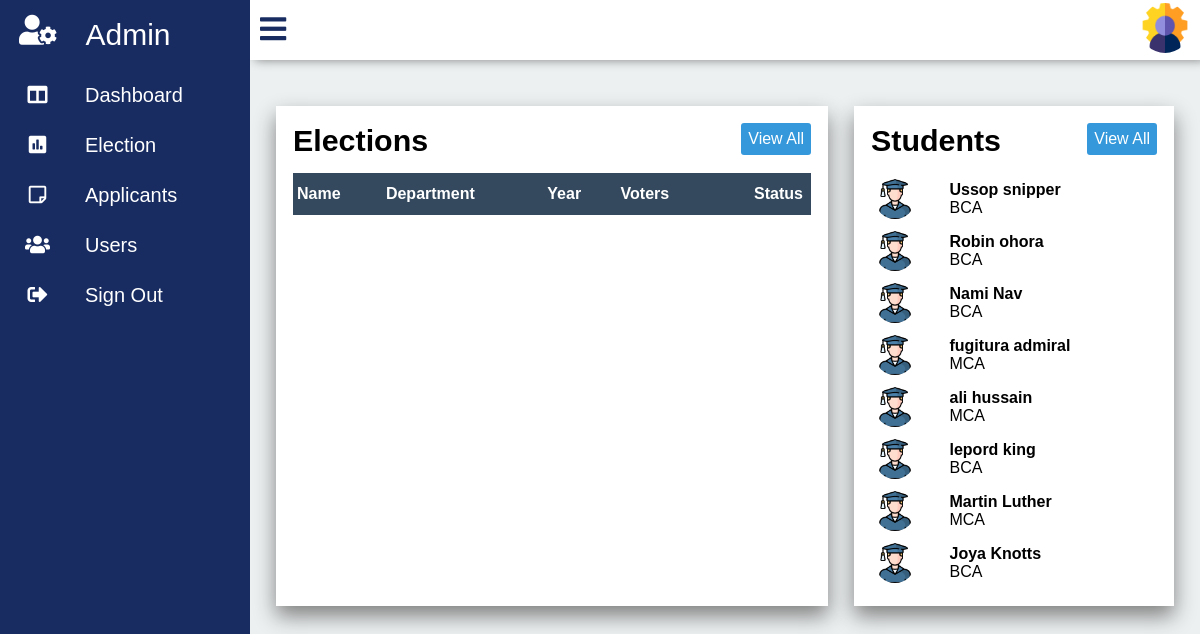
/admin.php (signed in), run on an earlier commit of the app's database.
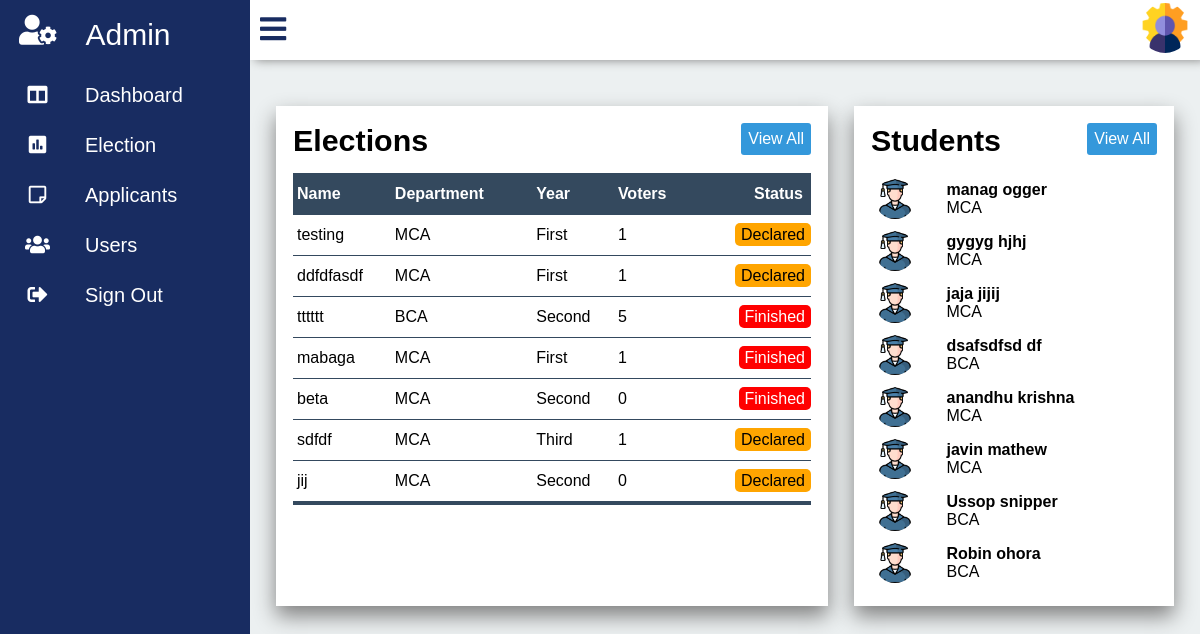
And on a later commit of the database.
### tables this page shows
CREATE TABLE IF NOT EXISTS `users` (
  `id` int(10) unsigned NOT NULL AUTO_INCREMENT,
  `Email` varchar(30) NOT NULL,
  `First_name` varchar(15) NOT NULL,
  `Last_name` varchar(15) NOT NULL,
  `Gender` varchar(10) NOT NULL,
  `Department_id` int(11) unsigned NOT NULL,
  `Year_id` int(10) unsigned NOT NULL,
  PRIMARY KEY (`id`),
  KEY `users_dpt` (`Department_id`),
  KEY `users_yr` (`Year_id`)
);

CREATE TABLE IF NOT EXISTS `department` (
  `id` int(11) unsigned NOT NULL AUTO_INCREMENT,
  `Department_name` varchar(10) NOT NULL,
  `Yr_no` int(11) NOT NULL,
  PRIMARY KEY (`id`)
);

CREATE TABLE IF NOT EXISTS `elections` (
  `id` int(10) unsigned NOT NULL AUTO_INCREMENT,
  `Name` varchar(30) NOT NULL,
  `Department_id` int(11) unsigned NOT NULL,
  `Year_id` int(11) unsigned NOT NULL,
  `Election_status` tinyint(3) unsigned NOT NULL DEFAULT '0',
  `Start_date` date NOT NULL,
  `End_date` date NOT NULL,
  `Start_time` time NOT NULL,
  `End_time` time NOT NULL,
  `Voters` int(11) NOT NULL,
  PRIMARY KEY (`id`),
  KEY `elections_dpt` (`Department_id`),
  KEY `elections_year` (`Year_id`)
);

CREATE TABLE IF NOT EXISTS `year` (
  `id` int(10) unsigned NOT NULL AUTO_INCREMENT,
  `Year_name` varchar(10) NOT NULL,
  PRIMARY KEY (`id`)
);

### php/onTablefunc.php (called while the page is built, shortened)
<?php
	function getDepartment($dpid,$con){
		$dpquery = "select Department_name from department where(id = $dpid );";
		$dp = mysql_query($dpquery,$con);
		$department = mysql_fetch_array($dp);
		return $department['Department_name'];
	}
	function getYear($yrid,$con) {
		$yrquery = "select * from year where(id = $yrid);";
		$yr = mysql_query($yrquery,$con);
		$year = mysql_fetch_array($yr);
		return $year['Year_name'];
	}
?>

### admin.php (the view, shortened to what this page needs)
<?php
	include("php/config.php");
	include("php/onTablefunc.php");
?>
<!DOCTYPE html>
<html>
<head>
	<link rel="stylesheet" type="text/css" href="css/all.min.css">
	<link rel="stylesheet" type="text/css" href="css/fontawesome.min.css">
	<link rel="stylesheet" type="text/css" href="css/panel.css">
	<link rel="stylesheet" type="text/css" href="css/admin.css">
</head>
<body onload="statuscolor()">
	<div class="container">
		<div class="navigation">
		<div class="admin_icon">
			<a href="">
					<i class="fas fa-user-cog"></i>
				<span class="admin_Text" >Admin</span>
			</a>
		</div>
			<ul>
				<li>
					<a href="admin.php">
						<span class="icon">
							<i class="fas fa-columns"></i>
						</span>
						<span class="title">Dashboard</span>
					</a>
				</li>
				<li>
					<a href="elections.php">
						<span class="icon">
							<i class="fas fa-poll"></i>
						</span>
						<span class="title">Election</span>
					</a>
				</li>
				<li>
					<a href="applicants.php">
						<span class="icon">
							<i class="far fa-sticky-note"></i>
						</span>
						<span class="title">Applicants</span>
					</a>
				</li>
				<li>
					<a href="users.php">
						<span class="icon">
							<i class="fas fa-users"></i>
						</span>
						<span class="title">Users</span>
					</a>
				</li>
				<li>
					<a href="/project/php/logout.php">
						<span class="icon">
							<i class="fas fa-sign-out-alt"></i>
						</span>
						<span class="title">Sign Out</span>
					</a>
				</li>
			</ul>
		</div>
		<div class="main">
			<div class="topbar">
				<div class="user">
					<a href="adminacc.php"><img src="images/admin_photo.png"></a>
				</div>
			</div>
			<div class="tables">
				<div class="election">
					<div class="table_Header">
						<h2>Elections</h2>
						<a href="elections.php" class='btn'>View All</a>
					</div>
					<table class="election_Table">
						<thead>
							<tr>
								<th> Name </th>
								<th>Department</th>
								<th>Year</th>
								<th>Voters</th>
								<th>Status</th>
							</tr>
						</thead>
						<tbody>
						<?php
								$eQ = "select * from elections order by id DESC limit 7;";
								$eQ_ob = mysql_query($eQ,$con);
								while($eData = mysql_fetch_array($eQ_ob)) {
									$department = getDepartment($eData['Department_id'],$con);
									$year = getYear($eData['Year_id'],$con);
						?>
							<tr>
							<td><?php echo $eData['Name'];?></td>
							<td><?php echo $department; ?></td>
							<td><?php echo $year;?></td>
							<td><?php echo $eData['Voters'];?></td>
							<td class="status"><span class="<?php if($eData['Election_status'] == 0)
										echo 'Declared';
									  elseif ($eData['Election_status'] == 1)
									  	echo "Ongoing";
									  else
									  	echo "Finished";	?>"><?php if($eData['Election_status'] == 0)
										echo 'Declared';
									  elseif ($eData['Election_status'] == 1)
									  	echo "Ongoing";
									  else
									  	echo "Finished";	?></span></td>
							</tr>
						<?php
							}
							?>
					</table>
				</div>
				<div class="student">
					<div class="table_Header">
						<h2>Students</h2>
						<a href="users.php" class='btn'>View All</a>
					</div>
					<table class="user_Table">
						<tbody>
							<?php
								$q = "select * from users order by id DESC limit 8;";
								$u_Result = mysql_query($q,$con);
								while($data = mysql_fetch_array($u_Result)) {
									$department = getDepartment($data['Department_id'],$con);
							?>
									<tr>
										<td><div class="user_Default_img"><img src="images/student_img.png"></div></td>
										<td><h4><?php
											echo $data['First_name']." ".$data['Last_name'];
												?></h4><span><?php echo $department; ?></span></td>
							<?php
								}
							?>
						</tbody>
					</table>
				</div>
			</div>
		</div>
	</div>
</body>
</html>

What changed in the data, as far as the page shows it:
no longer on this page (row unchanged): users: First_name "Nami", Last_name "Nav", Department.Department_name "BCA"
no longer on this page (row unchanged): users: First_name "fugitura", Last_name "admiral", Department.Department_name "MCA"
no longer on this page (row unchanged): users: First_name "ali", Last_name "hussain", Department.Department_name "MCA"
no longer on this page (row unchanged): users: First_name "lepord", Last_name "king", Department.Department_name "BCA"
no longer on this page (row unchanged): users: First_name "Martin", Last_name "Luther", Department.Department_name "MCA"
no longer on this page (row unchanged): users: First_name "Joya", Last_name "Knotts", Department.Department_name "BCA"
added elections: Name "testing", Department.Department_name "MCA", Year.Year_name "First", Voters "1", Election_status "Declared"
added elections: Name "ddfdfasdf", Department.Department_name "MCA", Year.Year_name "First", Voters "1", Election_status "Declared"
added elections: Name "tttttt", Department.Department_name "BCA", Year.Year_name "Second", Voters "5", Election_status "Finished"
added elections: Name "mabaga", Department.Department_name "MCA", Year.Year_name "First", Voters "1", Election_status "Finished"
added elections: Name "beta", Department.Department_name "MCA", Year.Year_name "Second", Voters "0", Election_status "Finished"
added elections: Name "sdfdf", Department.Department_name "MCA", Year.Year_name "Third", Voters "1", Election_status "Declared"
added elections: Name "jij", Department.Department_name "MCA", Year.Year_name "Second", Voters "0", Election_status "Declared"
added users: First_name "manag", Last_name "ogger", Department.Department_name "MCA"
added users: First_name "gygyg", Last_name "hjhj", Department.Department_name "MCA"
added users: First_name "jaja", Last_name "jijij", Department.Department_name "MCA"
added users: First_name "dsafsdfsd", Last_name "df", Department.Department_name "BCA"
added users: First_name "anandhu", Last_name "krishna", Department.Department_name "MCA"
added users: First_name "javin", Last_name "mathew", Department.Department_name "MCA"
